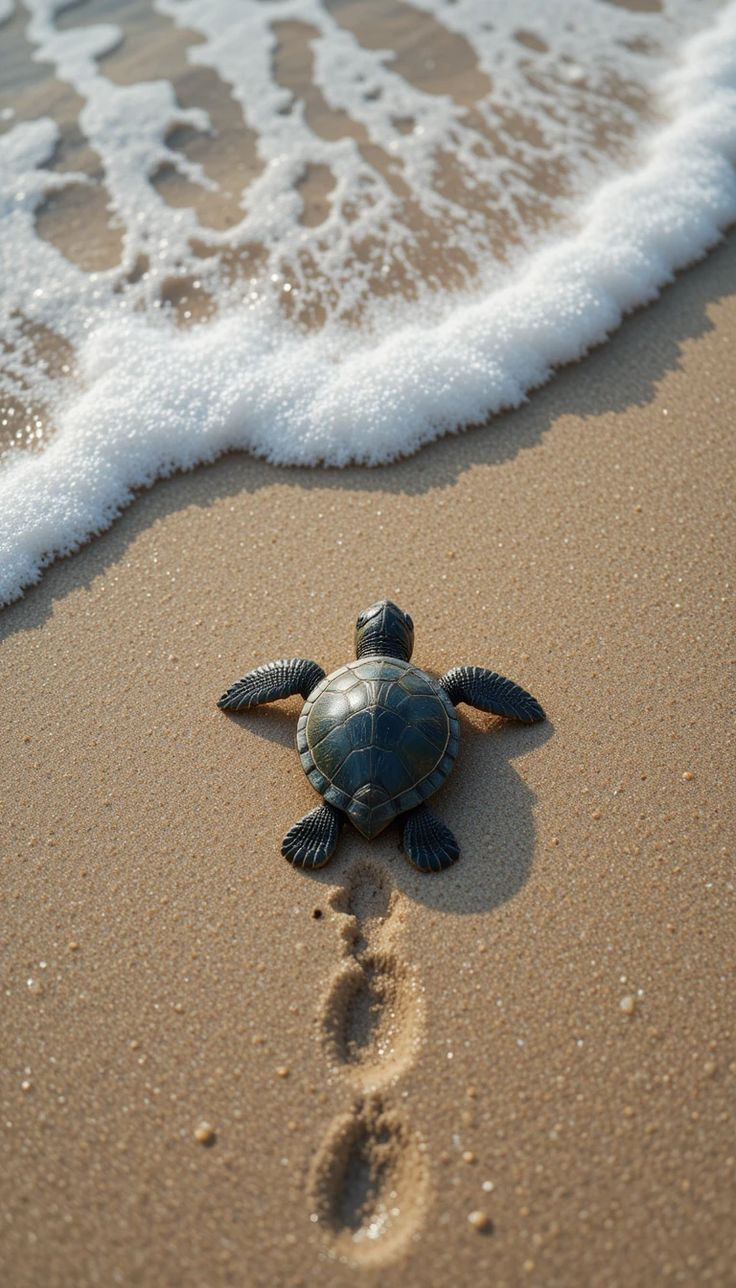
#> input picture Tugas Pertemuan 7/natural.jpeg, 736 x 1288 px
$ python ftt_fitering_Wavalet.py
#> lines starting #> are read from the running program, lines starting #| are printed output that depends on the picture; after the words box and inside, x2 and y2 are one past the last pixel; in counts of white or black regions, pixels touching at a corner belong together
import numpy as np
import cv2
import matplotlib.pyplot as plt
import pywt
import time

# =========================
# LOAD IMAGE
# =========================
def load_images():
    img1 = cv2.imread('natural.jpeg', 0)
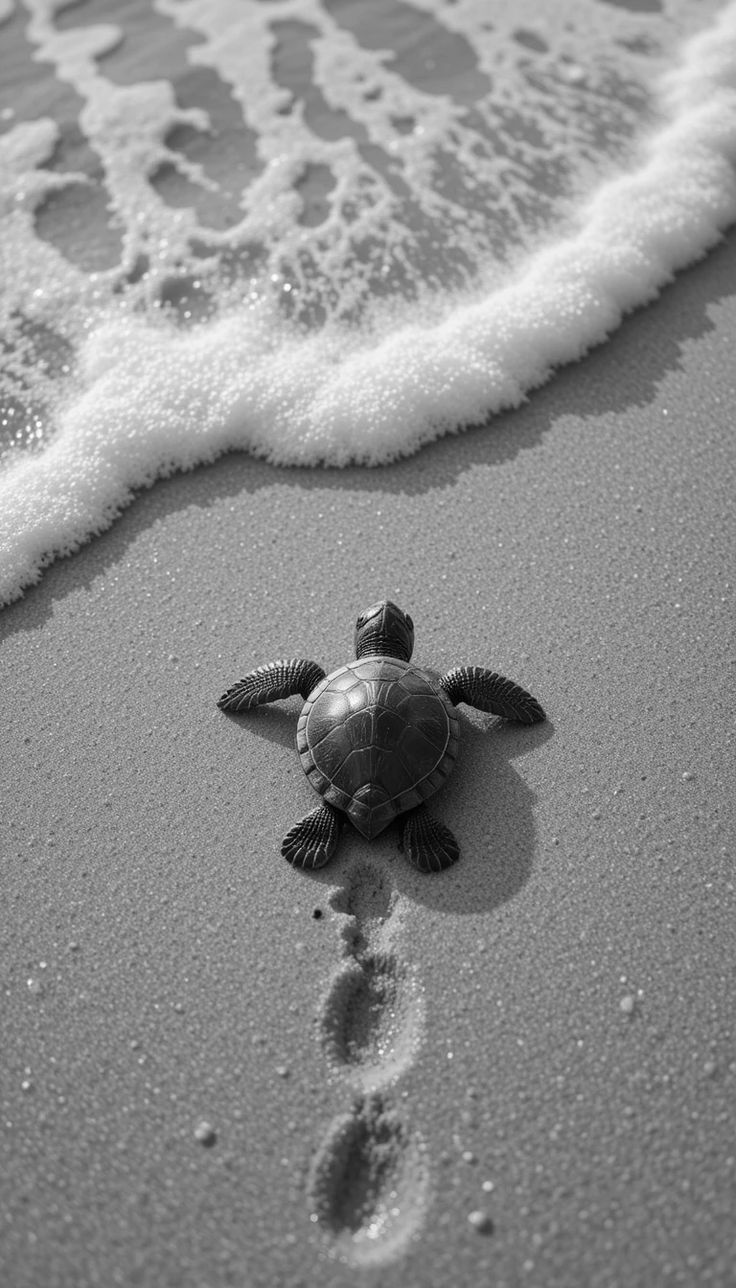
#> img1: shape (1288, 736); min 0, max 255, mean 141.7
    img2 = cv2.imread('noisy.jpeg', 0)
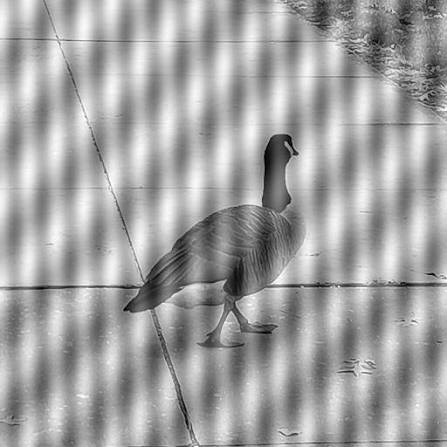
#> input picture Tugas Pertemuan 7/noisy.jpeg, 447 x 447 px
#> img2 is the input picture: shape (447, 447); min 0, max 255, mean 162.7

    img1 = cv2.resize(img1, (256,256))
#> img1: shape (256, 256)
    img2 = cv2.resize(img2, (256,256))
#> img2: shape (256, 256)

    return img1, img2

# =========================
# FFT
# =========================
def fft_analysis(img):
    f = np.fft.fft2(img)
    fshift = np.fft.fftshift(f)

    magnitude = np.log(1 + np.abs(fshift))
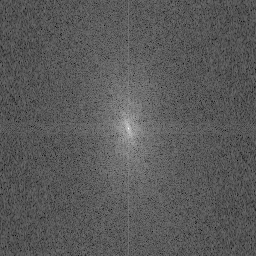
#> magnitude: shape (256, 256) float64; min 3.2, max 16.04, mean 7.73; drawn with min black and max white
    phase = np.angle(fshift)
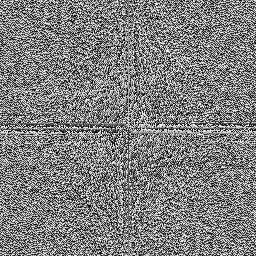
#> phase: shape (256, 256) float64; min -3.14, max 3.14, mean 4.79e-05; drawn with min black and max white

    return fshift, magnitude, phase

# =========================
# FILTER
# =========================
def ideal_lowpass(shape, cutoff):
#> called with shape = (256, 256), cutoff = 30
    rows, cols = shape
    mask = np.zeros((rows, cols))
    center = (rows//2, cols//2)

    for i in range(rows):
        for j in range(cols):
            if np.sqrt((i-center[0])**2 + (j-center[1])**2) <= cutoff:
                mask[i,j] = 1
    return mask

def gaussian_lowpass(shape, cutoff):
#> called with shape = (256, 256), cutoff = 30
    rows, cols = shape
    mask = np.zeros((rows, cols))
    center = (rows//2, cols//2)

    for i in range(rows):
        for j in range(cols):
            d = np.sqrt((i-center[0])**2 + (j-center[1])**2)
            mask[i,j] = np.exp(-(d**2)/(2*(cutoff**2)))
    return mask

def apply_filter(img, mask):
    f = np.fft.fft2(img)
    fshift = np.fft.fftshift(f)
    filtered = fshift * mask
    img_back = np.fft.ifft2(np.fft.ifftshift(filtered))
    return np.abs(img_back)

# =========================
# NOTCH FILTER
# =========================
def notch_filter(shape, points, radius=10):
#> called with shape = (256, 256), radius = 10
    mask = np.ones(shape)
    for (x,y) in points:
        cv2.circle(mask, (x,y), radius, 0, -1)
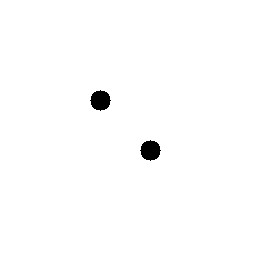
#> mask: shape (256, 256) float64; values 0 (black) and 1 (white), 99% white; 2 black regions, box (x1, y1, x2, y2) and area: (90, 90, 111, 111) 317, (140, 140, 161, 161) 317
    return mask

# =========================
# WAVELET
# =========================
def wavelet_decompose(img):
    coeffs = pywt.wavedec2(img, 'haar', level=1)
#> coeffs = 2 items
    cA, (cH, cV, cD) = coeffs
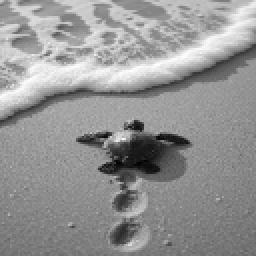
#> cA: shape (128, 128) float64 (shown 2 times larger); min 5, max 483, mean 283.1; drawn with min black and max white
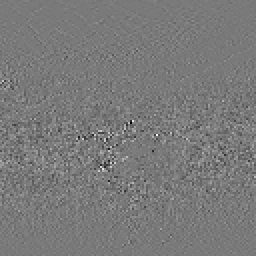
#> cD: shape (128, 128) float64 (shown 2 times larger); min -87.5, max 95, mean 0; drawn with min black and max white
    return cA, cH, cV, cD, coeffs

def wavelet_reconstruct(coeffs):
    return pywt.waverec2(coeffs, 'haar')

# =========================
# PSNR
# =========================
def psnr(original, compressed):
    mse = np.mean((original - compressed) ** 2)
    if mse == 0:
        return 100
    return 20 * np.log10(255.0 / np.sqrt(mse))

# =========================
# MAIN
# =========================
img1, img2 = load_images()

# FFT
f1, mag1, phase1 = fft_analysis(img1)

plt.figure(figsize=(12,4))
plt.subplot(1,3,1); plt.imshow(img1, cmap='gray'); plt.title('Original')
plt.subplot(1,3,2); plt.imshow(mag1, cmap='gray'); plt.title('Magnitude')
plt.subplot(1,3,3); plt.imshow(phase1, cmap='gray'); plt.title('Phase')
plt.show()

# FILTERING
start = time.time()
mask = ideal_lowpass(img1.shape, 30)
filtered = apply_filter(img1, mask)
time_lowpass = time.time() - start

start = time.time()
gmask = gaussian_lowpass(img1.shape, 30)
gfiltered = apply_filter(img1, gmask)
time_gaussian = time.time() - start

start = time.time()
notch = notch_filter(img2.shape, [(100,100),(150,150)])
notch_result = apply_filter(img2, notch)
time_notch = time.time() - start

# tampilkan filtering
plt.figure(figsize=(12,4))
plt.subplot(1,3,1); plt.imshow(filtered, cmap='gray'); plt.title('Lowpass')
plt.subplot(1,3,2); plt.imshow(gfiltered, cmap='gray'); plt.title('Gaussian')
plt.subplot(1,3,3); plt.imshow(notch_result, cmap='gray'); plt.title('Notch')
plt.show()

# =========================
# WAVELET (UNTUK SS)
# =========================
cA, cH, cV, cD, coeffs = wavelet_decompose(img1)
#> coeffs = 2 items

plt.figure(figsize=(10,8))
plt.subplot(2,2,1); plt.imshow(cA, cmap='gray'); plt.title('LL (Approximation)')
plt.subplot(2,2,2); plt.imshow(cH, cmap='gray'); plt.title('LH (Horizontal)')
plt.subplot(2,2,3); plt.imshow(cV, cmap='gray'); plt.title('HL (Vertical)')
plt.subplot(2,2,4); plt.imshow(cD, cmap='gray'); plt.title('HH (Diagonal)')
plt.show()

# rekonstruksi wavelet
start = time.time()
recon_wavelet = wavelet_reconstruct(coeffs)
time_wavelet = time.time() - start

plt.figure(figsize=(10,4))
plt.subplot(1,2,1); plt.imshow(img1, cmap='gray'); plt.title('Original')
plt.subplot(1,2,2); plt.imshow(recon_wavelet, cmap='gray'); plt.title('Wavelet Recon')
plt.show()

# =========================
# PERBANDINGAN METRIK
# =========================
print("\nPERBANDINGAN METRIK")
print("-"*50)
print(f"{'Metode':<15} {'PSNR':<10} {'Waktu'}")
print("-"*50)

print(f"{'Lowpass':<15} {psnr(img1, filtered):<10.2f} {time_lowpass:.4f}")
#> in psnr, `mse = np.mean((original - compressed) ** 2)`: mse = 160.7
#| Lowpass         26.07      0.2085
print(f"{'Gaussian':<15} {psnr(img1, gfiltered):<10.2f} {time_gaussian:.4f}")
#| Gaussian        27.26      0.4273
print(f"{'Notch':<15} {psnr(img1, notch_result):<10.2f} {time_notch:.4f}")
#| Notch           13.24      0.0204
print(f"{'Wavelet':<15} {psnr(img1, recon_wavelet):<10.2f} {time_wavelet:.4f}")
#| Wavelet         315.22     0.0102
